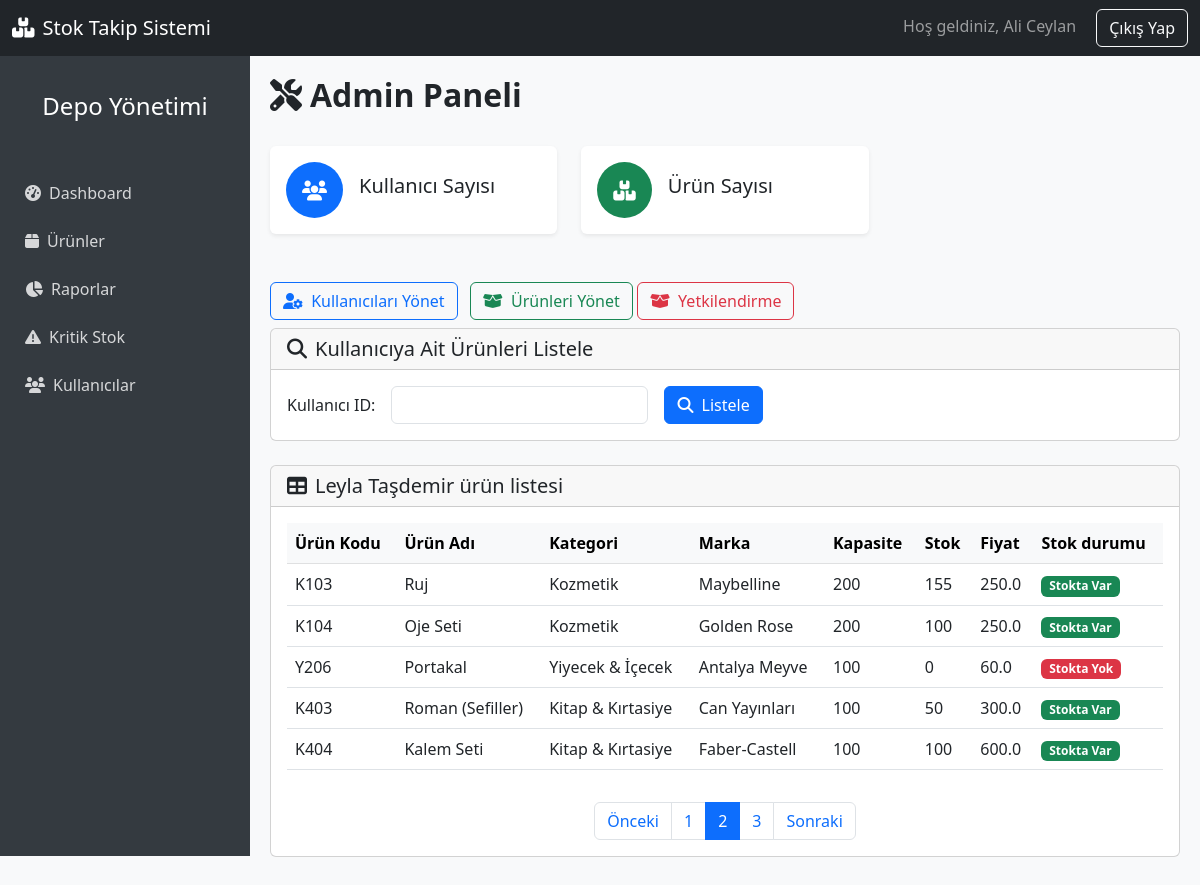
Before: /admin/user-products?user_id=2&page=2 (signed in) with the older database file.
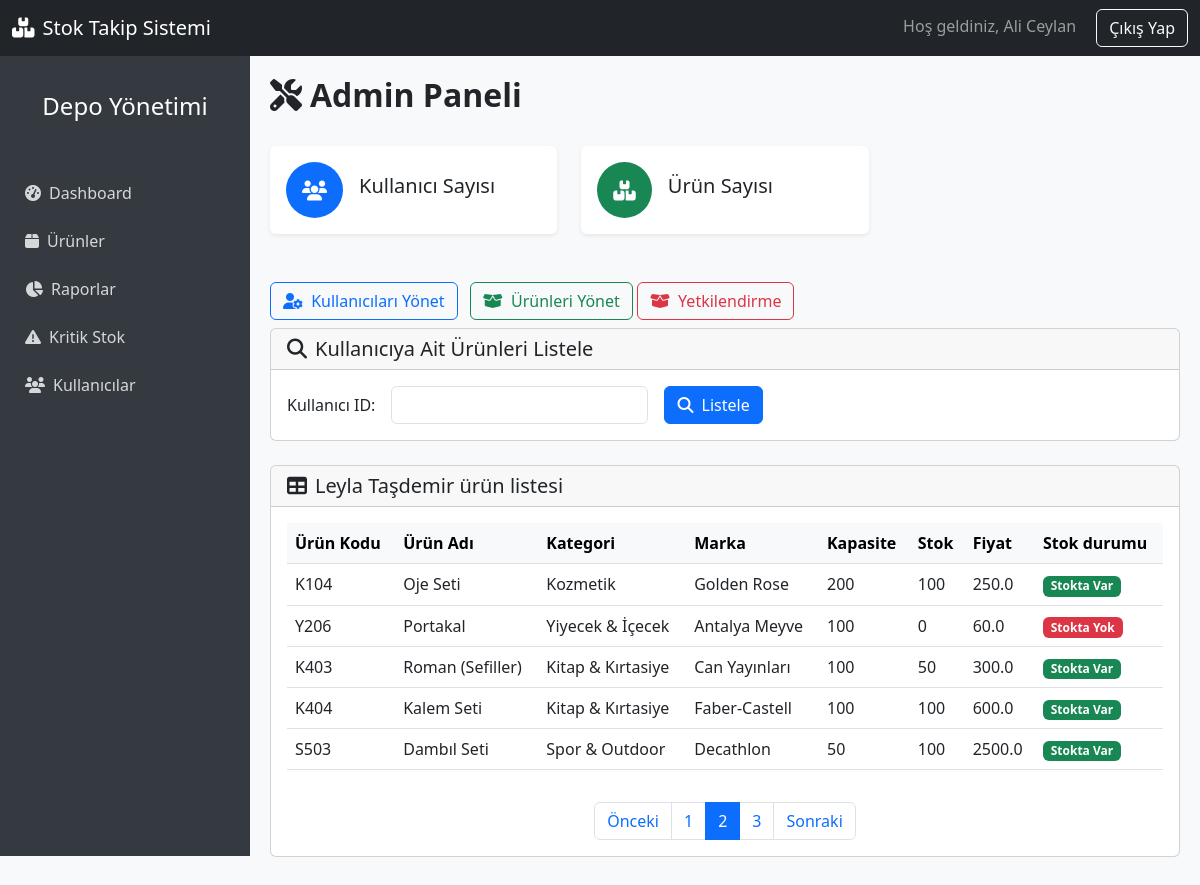
After: the same page with the newer database file.
### app.py (models this page shows, shortened)
class User(UserMixin, db.Model):
    id = db.Column(db.Integer, primary_key=True) # essiz id tanimi
    firstName = db.Column(db.String(100), nullable=False) #firstName=form ıcındekı degerı al ve gonder
    lastName = db.Column(db.String(100), nullable=False) #lastName=form ıcındekı degerı al ve gonder
    email = db.Column(db.String(100), unique=True, nullable=False) #email verısı
    role = db.Column(db.String(100), nullable=False, default="User") #role verısı
    phone = db.Column(db.String(15), nullable=False) #phone verısı
    password = db.Column(db.String(100), nullable=False) #password verısı
    confirmPassword = db.Column(db.String(100), nullable=True) #confirmPassword verısı
    urunler = db.relationship('Product', back_populates='user', cascade='all, delete-orphan') #ürünler ile kullanıcı arasında ilişki tanımı

class Product(UserMixin,db.Model):
    id = db.Column(db.Integer, primary_key=True)  # essiz id tanimi
    barkod = db.Column(db.String(100),unique=True ,nullable=False)  # barkod numarasi
    name = db.Column(db.String(100), nullable=False)  # urun adi
    category = db.Column(db.String(50), nullable=False)  # urun kategorisi
    fiyat = db.Column(db.Float, nullable=False)  # urun fiyatı
    marka = db.Column(db.String(50), nullable=False)  # urun markasi
    adet = db.Column(db.Integer, nullable=False)  # urun adedi
    kapasite = db.Column(db.Integer, nullable=False,default=100)  # urun kapasitesi
    user_id = db.Column(db.Integer, db.ForeignKey('user.id'), nullable=False)
    user= db.relationship('User', back_populates='urunler')

### app.py (the view, shortened to what this page needs)
@app.route('/admin/user-products', methods=['GET', 'POST'])
@login_required
def user_products():
    user = None
    page = request.args.get('page', 1, type=int)
    per_page = 5
    user_id = request.args.get('user_id', type=int)
    if user_id:
        user = User.query.get(user_id)
        if user:
            pagination = Product.query.filter_by(user_id=user_id).paginate(page=page, per_page=per_page, error_out=False)
        else:
            flash('Kullanıcı bulunamadı!', 'danger')
            return redirect(url_for('admin_dashboard'))
    else:
        pagination = None
    products = pagination.items if pagination else []
    return render_template('admin_dashboard.html', user=user, products=products, pagination=pagination)

### app.py (called while the page is built)
@login_manager.user_loader
def load_user(id):
    return User.query.get(int(id))

### templates/admin_dashboard.html (shortened to what this page needs)
{% extends "dashboardbase.html" %}
{% block content %}
<div class="d-flex justify-content-between align-items-center mb-4">
  <h2 class="fw-bold"><i class="fas fa-tools me-2"></i>Admin Paneli</h2>
</div>
<div class="row">
  <div class="col-md-6 col-xl-4 mb-4">
    <div class="card shadow-sm border-0">
      <div class="card-body">
        <div class="d-flex align-items-center">
          <div class="bg-primary text-white rounded-circle p-3 me-3">
            <i class="fas fa-users fa-lg"></i>
          </div>
          <div>
            <h5 class="mb-0">Kullanıcı Sayısı</h5>
          </div>
        </div>
      </div>
    </div>
  </div>
  <div class="col-md-6 col-xl-4 mb-4">
    <div class="card shadow-sm border-0">
      <div class="card-body">
        <div class="d-flex align-items-center">
          <div class="bg-success text-white rounded-circle p-3 me-3">
            <i class="fas fa-boxes fa-lg"></i>
          </div>
          <div>
            <h5 class="mb-0">Ürün Sayısı</h5>
          </div>
        </div>
      </div>
    </div>
  </div>
</div>
<div class="mt-4">
  <a href="{{ url_for('users') }}" class="btn btn-outline-primary me-2">
    <i class="fas fa-user-cog me-1"></i> Kullanıcıları Yönet
  </a>
  <a href="{{ url_for('products') }}" class="btn btn-outline-success">
    <i class="fas fa-box-open me-1"></i> Ürünleri Yönet
  </a>
  <a href="{{ url_for('admin_authorization') }}" class="btn btn-outline-danger">
    <i class="fas fa-box-open me-1"></i> Yetkilendirme
  </a>
</div>
<div class="card mb-4 mt-2">
  <div class="card-header">
    <h5 class="mb-0">
      <i class="fas fa-search me-2"></i>Kullanıcıya Ait Ürünleri Listele
    </h5>
  </div>
  <div class="card-body">
    <form method="POST" action="{{ url_for('user_products') }}">
      <div class="row g-3 align-items-center">
        <div class="col-auto">
          <label for="user_id" class="col-form-label">Kullanıcı ID:</label>
        </div>
        <div class="col-auto">
          <input
            type="number"
            id="user_id"
            name="user_id"
            class="form-control"
            required
            min="1"
          />
        </div>
        <div class="col-auto">
          <button type="submit" class="btn btn-primary">
            <i class="fas fa-search me-1"></i> Listele
          </button>
        </div>
      </div>
    </form>
  </div>
</div>
{% if user %}
  {% if products %}
    <div class="card mb-4">
      <div class="card-header">
        <h5 class="mb-0">
          <i class="fas fa-table me-2"></i>{{ user.firstName }} {{ user.lastName }} ürün listesi
        </h5>
      </div>
      <div class="card-body">
        <div class="table-responsive">
          <table class="table table-hover">
            <thead class="table-light">
              <tr>
                <th>Ürün Kodu</th>
                <th>Ürün Adı</th>
                <th>Kategori</th>
                <th>Marka</th>
                <th>Kapasite</th>
                <th>Stok</th>
                <th>Fiyat</th>
                <th>Stok durumu</th>
              </tr>
            </thead>
            <tbody>
              {% for product in products %}
                <tr>
                  <td>{{ product.barkod }}</td>
                  <td>{{ product.name }}</td>
                  <td>{{ product.category }}</td>
                  <td>{{ product.marka }}</td>
                  <td>{{ product.kapasite }}</td>
                  <td>{{ product.adet }}</td>
                  <td>{{ product.fiyat }}</td>
                  {% if product.adet > 0 %}
                    <td><span class="badge bg-success">Stokta Var</span></td>
                  {% else %}
                    <td><span class="badge bg-danger">Stokta Yok</span></td>
                  {% endif %}
                </tr>
              {% endfor %}
            </tbody>
          </table>
        </div>
      </div>
      {% if pagination %}
        <nav>
          <ul class="pagination justify-content-center">
            {% if pagination.has_prev %}
              <li class="page-item">
                <a
                  class="page-link"
                  href="{{ url_for('user_products', user_id=user.id, page=pagination.prev_num) }}"
                  >Önceki</a
                >
              </li>
            {% else %}
              <li class="page-item disabled">
                <span class="page-link">Önceki</span>
              </li>
            {% endif %}
            {% for page in pagination.iter_pages(left_edge=2, right_edge=2, left_current=2, right_current=2) %}
              {% if page %}
                {% if page == pagination.page %}
                  <li class="page-item active">
                    <span class="page-link">{{ page }}</span>
                  </li>
                {% else %}
                  <li class="page-item">
                    <a
                      class="page-link"
                      href="{{ url_for('user_products', user_id=user.id, page=page) }}"
                      >{{ page }}</a
                    >
                  </li>
                {% endif %}
              {% else %}
                <li class="page-item disabled">
                  <span class="page-link">...</span>
                </li>
              {% endif %}
            {% endfor %}
            {% if pagination.has_next %}
              <li class="page-item">
                <a
                  class="page-link"
                  href="{{ url_for('user_products', user_id=user.id, page=pagination.next_num) }}"
                  >Sonraki</a
                >
              </li>
            {% else %}
              <li class="page-item disabled">
                <span class="page-link">Sonraki</span>
              </li>
            {% endif %}
          </ul>
        </nav>
      {% endif %}
    </div>
  {% else %}
    <div class="alert alert-info mt-3" role="alert">
      <i class="fas fa-info-circle me-2"></i>{{ user.firstName }} {{ user.lastName }} kullanıcısına ait ürün bulunamadı.
    </div>
  {% endif %}
{% endif %}
{% endblock %}

### templates/dashboardbase.html (shortened to what this page needs)
<!DOCTYPE html>
<html lang="tr">
  <head>
    <link rel="stylesheet" href="https://cdn.jsdelivr.net/npm/bootstrap@5.3.0/dist/css/bootstrap.min.css"/>
    <link rel="stylesheet" href="https://cdnjs.cloudflare.com/ajax/libs/font-awesome/6.4.0/css/all.min.css"/>
    <link rel="stylesheet" href="{{ url_for('static', filename='dashboard.css') }}?v=1.0">
  </head>
  <body>
    <nav class="navbar navbar-expand-lg navbar-dark bg-dark fixed-top">
      <div class="container-fluid">
        <a class="navbar-brand" href="{{ url_for('home') }}">
          <i class="fas fa-boxes me-2"></i>Stok Takip Sistemi
        </a>
        <div class="auth-buttons">
          {% if current_user.is_authenticated %}
              <span class="navbar-text me-3">Hoş geldiniz, {{ current_user.firstName }} {{ current_user.lastName }}</span>
              <a href="{{ url_for('logout') }}" class="btn btn-outline-light">Çıkış Yap</a>
          {% endif %}
      </div>
    </nav>
    <div class="sidebar" id="sidebar">
      <div class="text-center mb-4 p-3">
        <h4>Depo Yönetimi</h4>
      </div>
      <ul class="nav flex-column">
        <li class="nav-item">
          <a class="nav-link" href="{{ url_for('dashboard') }}">
            <i class="fas fa-tachometer-alt me-2"></i>Dashboard
          </a>
        </li>
        <li class="nav-item">
          <a class="nav-link" href="{{ url_for('products') }}">
            <i class="fas fa-box me-2"></i>Ürünler
          </a>
        </li>
        <li class="nav-item">
          <a class="nav-link" href="{{ url_for('reports') }}">
            <i class="fas fa-chart-pie me-2"></i>Raporlar
          </a>
        </li>
        <li class="nav-item">
          <a class="nav-link" href="{{ url_for('critical_stock') }}">
            <i class="fas fa-exclamation-triangle me-2"></i>Kritik Stok
          </a>
        </li>
        <li class="nav-item">
          <a class="nav-link" href="{{ url_for('users') }}">
            <i class="fas fa-users me-2"></i>Kullanıcılar
          </a>
        </li>
      </ul>
    </div>
    <div class="main-content" id="mainContent">
     {% block content %}
     {% endblock %}
    </div>
  </body>
</html>

### static/dashboard.css (style rules this page uses)
body { padding-top: 56px; background-color: #f8f9fa; }
.sidebar { height: 100vh; position: fixed; left: 0; width: 250px; background-color: #343a40; padding-top: 20px; color: white; transition: transform 0.3s ease; transform: translateX(0); z-index: 1040; }
.sidebar a { color: rgba(255, 255, 255, 0.8); padding: 10px 15px; text-decoration: none; display: block; transition: all 0.2s; border-radius: 4px; margin: 2px 10px; }
.main-content { margin-left: 250px; padding: 20px; transition: margin-left 0.3s ease; }

Changed rows visible on the page:
removed Product: barkod "K103", name "Ruj", category "Kozmetik", marka "Maybelline", kapasite "200", adet "155", fiyat "250.0", shows "Stokta Var"
now on this page (row unchanged): Product: barkod "S503", name "Dambıl Seti", category "Spor & Outdoor", marka "Decathlon", kapasite "50", adet "100", fiyat "2500.0", shows "Stokta Var"
